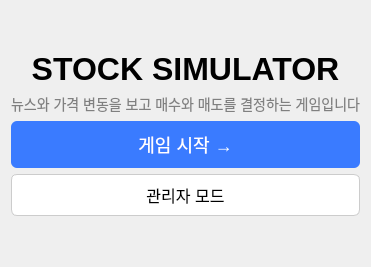
<?xml version="1.0" encoding="UTF-8"?>
<ui version="4.0">
 <class>StartWindow</class>
 <widget class="QWidget" name="StartWindow">
  <property name="windowTitle">
   <string>Stock Simulator</string>
  </property>

  <layout class="QVBoxLayout" name="verticalLayout" stretch="1,0,0">
   <item>
    <spacer name="topSpacer">
     <property name="orientation">
      <enum>Qt::Vertical</enum>
     </property>
     <property name="sizeHint" stdset="0">
      <size>
       <width>20</width>
       <height>40</height>
      </size>
     </property>
    </spacer>
   </item>

   <item>
    <widget class="QLabel" name="titleLabel">
     <property name="text">
      <string>STOCK SIMULATOR</string>
     </property>
     <property name="alignment">
      <set>Qt::AlignCenter</set>
     </property>
     <property name="styleSheet">
      <string notr="true">font-size: 32px; font-weight: bold;</string>
     </property>
    </widget>
   </item>

   <item>
    <widget class="QLabel" name="descLabel">
     <property name="text">
      <string>뉴스와 가격 변동을 보고 매수와 매도를 결정하는 게임입니다</string>
     </property>
     <property name="alignment">
      <set>Qt::AlignCenter</set>
     </property>
     <property name="styleSheet">
      <string notr="true">font-size: 14px; color: gray;</string>
     </property>
    </widget>
   </item>

   <item>
    <widget class="QPushButton" name="startButton">
     <property name="text">
      <string>게임 시작 →</string>
     </property>
     <property name="styleSheet">
      <string notr="true">font-size: 18px; padding: 10px; background-color: #3A7BFF; color: white; border-radius: 6px;</string>
     </property>
    </widget>
   </item>

   <item>
    <widget class="QPushButton" name="adminButton">
     <property name="text">
      <string>관리자 모드</string>
     </property>
     <property name="styleSheet">
      <string notr="true">font-size: 16px; padding: 8px; background-color: white; border: 1px solid #CCCCCC; border-radius: 6px;</string>
     </property>
    </widget>
   </item>

   <item>
    <spacer name="bottomSpacer">
     <property name="orientation">
      <enum>Qt::Vertical</enum>
     </property>
     <property name="sizeHint" stdset="0">
      <size>
       <width>20</width>
       <height>40</height>
      </size>
     </property>
    </spacer>
   </item>
  </layout>
 </widget>
 <resources/>
 <connections/>
</ui>
